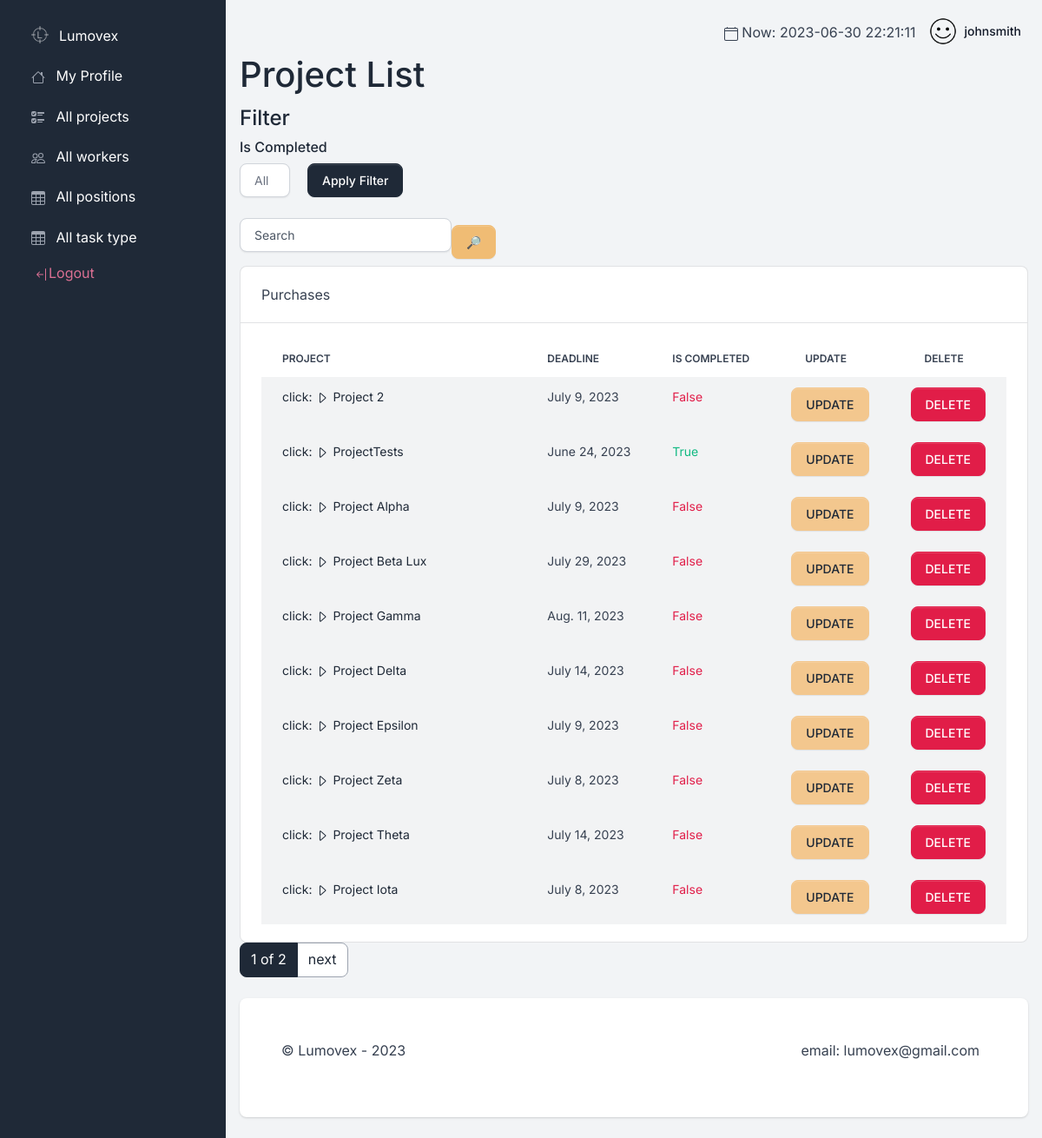
Page /projects/ (signed in) on the committed database.
### task_manager/models.py (models this page shows, shortened)
class Worker(AbstractUser):
    position = models.ForeignKey(
        Position,
        on_delete=models.CASCADE,
        null=True,
    )
    class Meta:
        verbose_name = "worker"
        verbose_name_plural = "workers"

class Project(models.Model):
    name = models.CharField(max_length=255)
    description = models.TextField()
    deadline = models.DateField(null=True, blank=True)
    is_completed = models.BooleanField(default=False)
    assignees = models.ManyToManyField(
        settings.AUTH_USER_MODEL,
        related_name="projects"
    )

### task_manager/views.py (the view)
class ProjectListView(LoginRequiredMixin, generic.ListView):
    model = Project
    paginate_by = 10
    def get_context_data(self, *, object_list=None, **kwargs) -> dict:
        context = super().get_context_data(**kwargs)
        name = self.request.GET.get("name", "")
        context["search_form"] = ProjectSearchForm(initial={"name": name})
        return context
    def get_queryset(self):
        queryset = ProjectMixin.get_project_queryset()
        is_completed = self.request.GET.get("is_completed")
        form = ProjectSearchForm(self.request.GET)
        if is_completed:
            is_completed = True if is_completed == "true" else False
            queryset = queryset.filter(is_completed=is_completed)
        if form.is_valid():
            queryset = queryset.filter(name__icontains=form.cleaned_data["name"])
        return queryset

### task_manager/forms.py
class ProjectSearchForm(forms.Form):
    name = forms.CharField(
        max_length=255,
        required=False,
        label="",
        widget=forms.TextInput(attrs={"placeholder": "Search"}),
    )

### task_manager/templatetags/query_transform.py (called while the page is built)
@register.simple_tag
def query_transform(request, **kwargs):
    updated = request.GET.copy()
    for k, v in kwargs.items():
        if v is not None:
            updated[k] = v
        else:
            updated.pop(k, 0)
    return updated.urlencode()

### task_manager/views.py (called while the page is built)
    @staticmethod
    def get_project_queryset():
        return Project.objects.all()

### templates/task_manager/project_list.html (shortened to what this page needs)
{% extends "base.html" %}
{% load crispy_forms_filters %}
{% block content %}
  <h1>
    Project List
  </h1>
  <div>
    <h4>Filter</h4>
    <h6>Is Completed</h6>
    <form method="GET" class="d-flex align-items-center" style="width: 600px; margin-right: 40px">
      <div class="form-group">
        <select name="is_completed" id="is_completed" class="form-control">
          <option value="">All</option>
        </select>
      </div>
      <button type="submit" style="margin-left: 20px" class="btn btn-primary"> Apply Filter</button>
    </form>
  </div>
  <br>
  <form action="" method="get" class="d-flex align-items-center">
    {{ search_form|crispy }}
    <input class="btn btn-secondary" type="submit" value="🔎">
  </form>
  <div class="col-12 col-lg-12">
    <div class="card card-table">
       <div class="card-header">
         <div class="title">Purchases</div>
       </div>
          <div class="card-body table-responsive">
              {% if project_list %}
                <table  class="table table-striped table-borderless">
                  <thead>
                    <tr>
                      <th style="width:40%;">Project</th>
                      <th class="width:15%;">Deadline</th>
                      <th style="width:15%;">Is completed</th>
                      <th style="width:15%; padding-left: 40px">UPDATE</th>
                      <th style="width:15%; padding-left: 40px">DELETE</th>
                    </tr>
                  </thead>
                  {% for project in project_list %}
                    <tbody class="no-border-x">
                      <tr>
                        <td><a
                            href="{% url 'task_manager:project-detail' project_id=project.id %}">
                            <span>click: <svg xmlns="http://www.w3.org/2000/svg" width="16" height="16" fill="currentColor" class="bi bi-caret-right" viewBox="0 0 16 16">
                              <path d="M6 12.796V3.204L11.481 8 6 12.796zm.659.753 5.48-4.796a1 1 0 0 0 0-1.506L6.66 2.451C6.011 1.885 5 2.345 5 3.204v9.592a1 1 0 0 0 1.659.753z"/>
                              </svg>
                            </span>{{ project.name }}
                          </a>
                        </td>
                        <td >{{ project.deadline }}</td>
                        {% if project.is_completed is True %}
                          <td class="text-success">{{ project.is_completed }}</td>
                        {% else %}
                          <td class="text-danger">{{ project.is_completed }}</td>
                        {% endif %}
                        <td>
                          <a type="button" class="btn btn-warning"
                            href="{% url 'task_manager:project-update' project_id=project.id %}">
                            UPDATE
                          </a>
                        </td>
                        <td>
                          <a type="button" class="btn btn-danger"
                            href="{% url 'task_manager:project-delete' project_id=project.id %}">
                            DELETE
                          </a>
                        </td>
                      </tr>
                    </tbody>
                  {% endfor %}
                </table>
          </div>
       </div>
    </div>
        {% block pagination %}
            {% include "includes/pagination.html" %}
          {% endblock %}
          {% else %}
            <p> The are no project in company </p>
          {% endif %}
{% endblock %}

### templates/includes/navigation.html (shortened to what this page needs)
{% load static %}
<nav class="navbar navbar-top navbar-expand navbar-dashboard navbar-dark ps-0 pe-2 pb-0">
  <div class="container-fluid px-0">
    <div class="d-flex justify-content-between w-100" id="navbarSupportedContent">
      <ul class="navbar-nav align-items-center">
        <li>
          <span>
          </span>  Now: {% now "Y-m-d H:i:s" %}</li>
        <li class="nav-item dropdown ms-lg-3">
        {% if user.is_authenticated %}
          <a class="nav-link dropdown-toggle pt-1 px-0" href="{% url 'task_manager:worker-detail' pk=user.id %}" role="button" data-bs-toggle="dropdown"
            aria-expanded="false">
            <div class="media d-flex align-items-center">
              <img class="avatar rounded-circle" alt="Image placeholder"
                src="{% static 'assets/img/team/userlogout.png' %}">
              <div class="media-body ms-2 text-dark align-items-center d-none d-lg-block">
                <span class="mb-0 font-small fw-bold text-gray-900">{{ user.get_username }}</span>
              </div>
            </div>
          </a>
        </li>
      {% else %}
        <a class="nav-link dropdown-toggle pt-1 px-0" style="color:darkgreen; font-size: 25px " href="{% url 'login' %}?next={{request.path}}"
          ><img class="avatar rounded-circle" alt="Image placeholder"
                src="{% static 'assets/img/team/user_login.png' %}">Login
        </a>
      {% endif %}
      </ul>
    </div>
  </div>
</nav>

### rows in the picture
Worker: get_username "johnsmith"
Project: name "Project 2", deadline "July 9, 2023", is_completed "False"
Project: name "ProjectTests", deadline "June 24, 2023", is_completed "True"
Project: name "Project Alpha", deadline "July 9, 2023", is_completed "False"
Project: name "Project Beta Lux", deadline "July 29, 2023", is_completed "False"
Project: name "Project Gamma", deadline "Aug. 11, 2023", is_completed "False"
Project: name "Project Delta", deadline "July 14, 2023", is_completed "False"
Project: name "Project Epsilon", deadline "July 9, 2023", is_completed "False"
Project: name "Project Zeta", deadline "July 8, 2023", is_completed "False"
Project: name "Project Theta", deadline "July 14, 2023", is_completed "False"
Project: name "Project Iota", deadline "July 8, 2023", is_completed "False"

### other values in the picture
{{ page_obj.number }} "1"
{{ paginator.num_pages }} "2"
